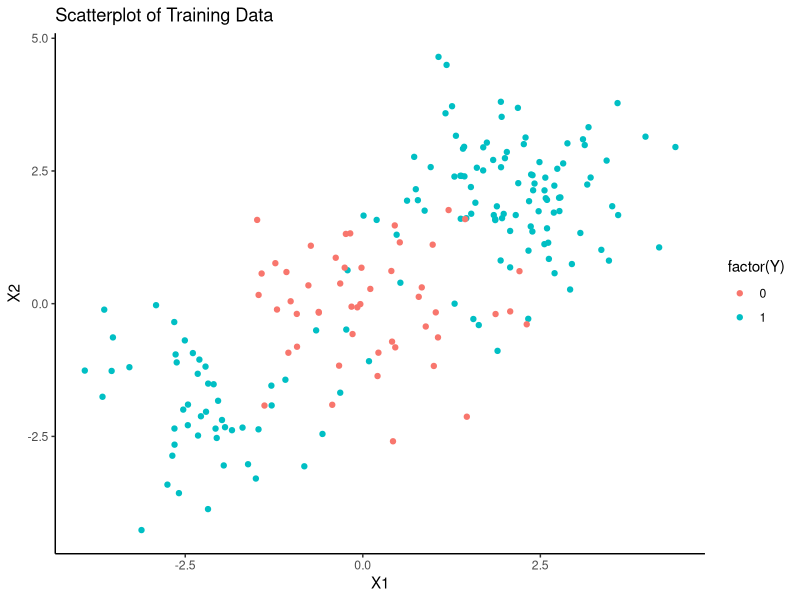
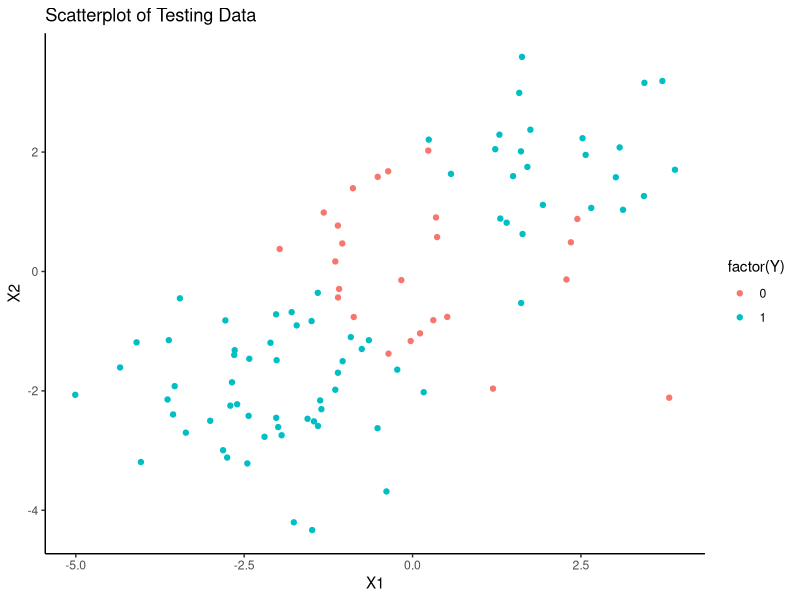

These figures' R source, in order:
## ---- chunk 1
rm(list = ls())
library(nnet)
library(plyr)
library(dplyr)
library(pROC)
library(caret)


# set a seed
set.seed(1)

# ---- Create a training set ---- #
# create a matrix with 200 rows and two colums with values sampled from a normal distribution.
x <- matrix(rnorm(200*2), ncol = 2)
# Introduce some non-linearity where we move points around
x[1:100,] <- x[1:100,] + 2
x[101:150,] <- x[101:150,] -2
# assign class labels
y <- c(rep(1, 150), rep(0, 50))
# this forms a training set
d.train <- data.frame(x = x, y = as.factor(y))
names(d.train) <- c("X1", "X2", "Y")


# ---- Create a test set ---- #
# create a matrix with 100 rows and two colums with values sampled from a normal distribution.
x <- matrix(rnorm(100*2), ncol = 2)
# Introduce some non-linearity where we move points around
x[1:25,] <- x[1:25,] + 2 # moves points to the top-right of a 2D space
x[26:75,] <- x[26:75,] -2 # moves points to the bottom-left of a 2D space
# assign class labels
y <- c(rep(1, 75), rep(0, 25)) 
# this forms a testing set
d.test <- data.frame(x = x, y = as.factor(y))
names(d.test) <- c("X1", "X2", "Y")
## ---- chunk 2
# Insert your code below

library(ggplot2)

sp_train <- ggplot(d.train, aes(x=X1, y=X2)) +
  geom_point(aes(color=factor(Y))) +
  theme_classic() 
  plot(sp_train + ggtitle("Scatterplot of Training Data"))
  

  
sp_test <- ggplot(d.test, aes(x=X1, y=X2))+
  geom_point(aes(color=factor(Y))) +
  theme_classic()
  plot(sp_test + ggtitle("Scatterplot of Testing Data"))



## ---- chunk 3
# Insert your code below
d.train$Y <- ifelse(d.train$Y ==1, "Yes", "No") #assign training dataset column Y to Yes if = 1 else = No
d.test$Y<- ifelse(d.test$Y ==1, "Yes", "No") #assign test dataset columnn Y to Yes if = 1 else = No

#set up a neural network
fit_control <- trainControl(method="cv",
                            number=3,
                            classProbs = TRUE,
                            summaryFunction = twoClassSummary)

#set neural network parameters
nnet_params <- expand.grid(size=seq(from=2,to=50,by=1), 
                           decay=5e-4)
head(nnet_params)

#training neural network
nn_train <- train(Y~.,
            data = d.train,
            method = "nnet",
            metric = "ROC",
            trControl = fit_control,
            tuneGrid = nnet_params,
            trace = FALSE)

print(nn_train)


#Prediction on the test dataset
prediction <- predict(nn_train, newdata=d.test, type = "prob")
d.test$Y_prediction <- prediction$Yes #prediction we are looking at is Yes column

#Calculate AUC and 95% CI on test dataset
calculate <- roc(response = d.test$Y, predictor = d.test$Y_prediction, direction = "<")
auc(calculate)
ci.auc(calculate)

## ---- chunk 4
# Insert your code below
rm(list = ls())
library(nnet)
library(plyr)
library(dplyr)
library(pROC)
library(caret)


# set a seed
set.seed(1)

# ---- Create a training set ---- #
# create a matrix with 200 rows and two colums with values sampled from a normal distribution.
x <- matrix(rnorm(200*2), ncol = 2)
# Introduce some non-linearity where we move points around
x[1:100,] <- x[1:100,] + 2
x[101:150,] <- x[101:150,] -2
# assign class labels
y <- c(rep(1, 150), rep(0, 50))
# this forms a training set
d.train <- data.frame(x = x, y = as.factor(y))
names(d.train) <- c("X1", "X2", "Y")


# ---- Create a test set ---- #
# create a matrix with 100 rows and two colums with values sampled from a normal distribution.
x <- matrix(rnorm(100*2), ncol = 2)
# Introduce some non-linearity where we move points around
x[1:25,] <- x[1:25,] + 2 # moves points to the top-right of a 2D space
x[26:75,] <- x[26:75,] -2 # moves points to the bottom-left of a 2D space
# assign class labels
y <- c(rep(1, 75), rep(0, 25)) 
# this forms a testing set
d.test <- data.frame(x = x, y = as.factor(y))
names(d.test) <- c("X1", "X2", "Y")

#Logistic regression on the training dataset 

train.log <- glm(formula = Y~., data=d.train, family ="binomial")
summary(train.log)

#Prediction on the test dataset
d.test$Y_prediction <- predict.glm(train.log, newdata=d.test, type = "response") 
d.test$Y_prediction <- ifelse(d.test$Y_prediction >=0.5,1,0) #set this parameter to build a confusion matrix that is binary and numeric 

#Calculate AUC on test dataset
prediction <- roc(response = d.test$Y, predictor = d.test$Y_prediction, direction = "<")
auc(prediction)







